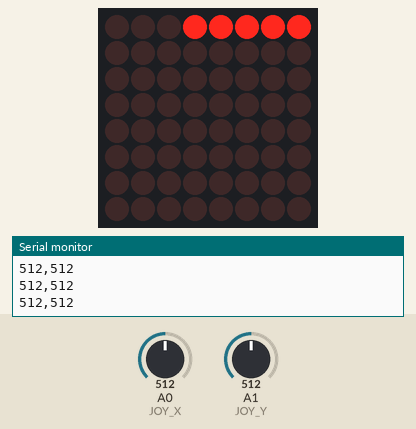
This sketch was run on a simulated Arduino Uno, built with avr-gcc and run on an emulated ATmega328P. Shown: 8×8 LED matrix, the last lines printed to the serial monitor. The inputs (shaded band) are chosen by the test bench; at power-on: A1 (JOY_Y) = 512, A0 (JOY_X) = 512.

Above: at 1.2 s.
1.3 s: A1 (JOY_Y) set to 598
2.8 s: A1 (JOY_Y) set to 623
At 2.9 s:
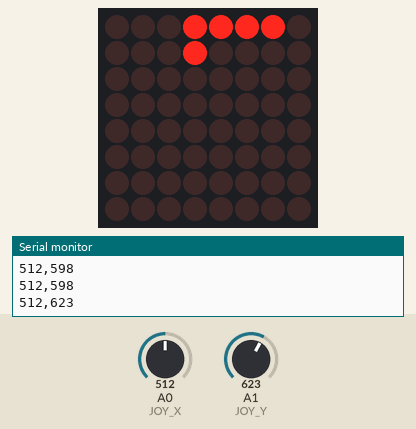
At 4.3 s:
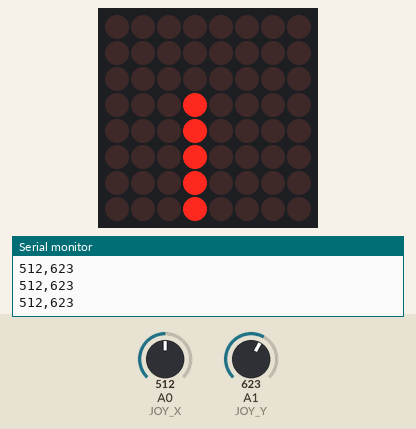
5.1 s: A0 (JOY_X) set to 426
6.6 s: A0 (JOY_X) set to 399
At 8.0 s:
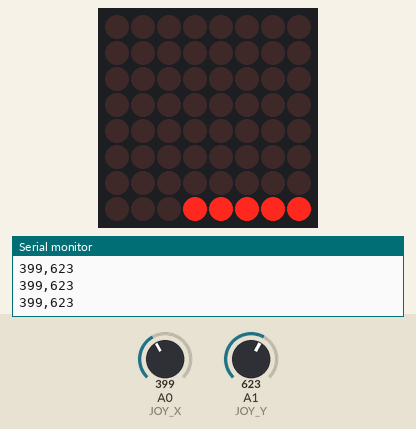
Timing chart, 0 to 9.6 s (numbered marks = the images above; inputs shaded):
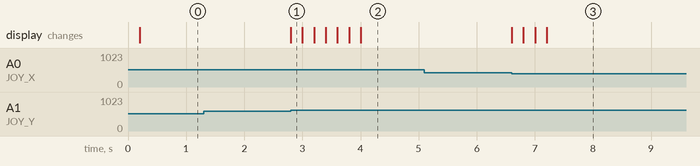

The sketch:

SnakeWithJoystick.ino
```cpp
#include <LedControl.h>

// LED matrix pins: DIN=11, CLK=13, CS=10, 1 device
LedControl lc = LedControl(11, 13, 10, 1);

// Snake body (stores head and last 4 positions)
int xx[5] = {0, 1, 2, 3, 4};
int yy[5] = {0, 0, 0, 0, 0};
int headIdx = 4;

// Joystick settings
#define JOY_X A0
#define JOY_Y A1
#define DEADZONE 100
#define CENTER   512

unsigned long lastMoveTime = 0;
const unsigned long interval = 200; // ms per step

// Directions: 0=right, 1=left, 2=up, 3=down, -1=stopped
int lastDirection = -1;

void setup() {
  Serial.begin(9600);
  lc.shutdown(0, false);    // Wake up MAX7219
  lc.setIntensity(0, 8);    // Brightness 0-15
  lc.clearDisplay(0);       // Clear display
  randomSeed(analogRead(0));
}

void loop() {
  unsigned long now = millis();
  if (now - lastMoveTime < interval) return;


  lastMoveTime = now;

  // Read Joystick
  int X = analogRead(JOY_X);
  int Y = analogRead(JOY_Y);


    Serial.print(X);
    Serial.print(",");
    Serial.println(Y);

  int direction = -1;

  if (X > CENTER + DEADZONE) direction = 0; // right
  else if (X < CENTER - DEADZONE) direction = 1; // left
  else if (Y > CENTER + DEADZONE) direction = 3; // down (Y increases downward on Arduino joystick)
  else if (Y < CENTER - DEADZONE) direction = 2; // up

  // Only update direction if not reversal and direction valid
  if (
    direction != -1
    && !((lastDirection == 0 && direction == 1) ||
         (lastDirection == 1 && direction == 0) ||
         (lastDirection == 2 && direction == 3) ||
         (lastDirection == 3 && direction == 2))
  ) {
    lastDirection = direction;
  }

  // Don't move if stopped (stick centered)
  if (lastDirection == -1) {
    drawSnake();
    return;
  }

  // Calculate next head position
  int x = xx[headIdx];
  int y = yy[headIdx];

  if      (lastDirection == 0) x += 1;
  else if (lastDirection == 1) x -= 1;
  else if (lastDirection == 2) y -= 1;
  else if (lastDirection == 3) y += 1;

  bool moveOk = true;
  // Check bounds
  if (x < 0 || x > 7 || y < 0 || y > 7) moveOk = false;
  // Check for collision with body
  for (int i = 0; i < 5; i++) {
    if (x == xx[i] && y == yy[i]) moveOk = false;
  }

  if (moveOk) {
    headIdx = (headIdx + 1) % 5;
    xx[headIdx] = x;
    yy[headIdx] = y;
  } else {
    lastDirection = -1; // If hit wall or self, stop the snake
  }
  drawSnake();
}

// Draw the current snake positions to the display
void drawSnake() {
  for (int row = 0; row < 8; row++) {
    byte pattern = 0;
    for (int i = 0; i < 5; i++) {
      if (yy[i] == row) pattern |= (1 << xx[i]);
    }
    lc.setRow(0, row, pattern);
  }
}
```

Measured:
- the behaviour switches between 612 and 613 on A1 (JOY_Y) (found by bisection; images 0 and 1)
- the behaviour switches between 412 and 411 on A0 (JOY_X) (found by bisection; images 2 and 3)
- after the input at 2.8 s, the display: changes at once (image 1)
- after the input at 6.6 s, the display: first changes at once (image 3 shows a later state)
